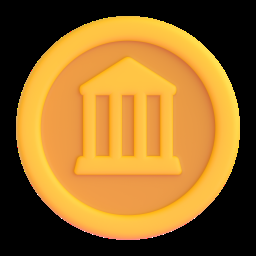
#> input picture assets/coin/coin.png, 256 x 256 px
$ python -i profile_card.py   (imports and definitions only)
#> lines starting #> are read from the running program, lines starting #| are printed output that depends on the picture
"""/프로필 카드 (가로 배너형: 팔각형 아바타 + 사선 포인트). 꾸미기 아이템(배경·테두리·칭호)이 반영된다."""

from __future__ import annotations

import math
from io import BytesIO
from typing import Any

from PIL import Image, ImageDraw

from bot.render.base import fit_text, font

W, H = 800, 300
NAVY = (27, 36, 51)
WHITE = (250, 247, 240)
DIM = (150, 162, 182)

# 배경 테마: (바탕, 줄무늬, 포인트)
THEMES = {
    "theme_default": ((30, 42, 58), (36, 50, 69), (255, 70, 85)),
    "theme_sunset": ((92, 48, 96), (104, 56, 108), (255, 150, 100)),
    "theme_ocean": ((22, 84, 120), (28, 96, 134), (110, 225, 255)),
    "theme_forest": ((28, 84, 62), (34, 96, 72), (150, 235, 150)),
    "theme_gold": ((58, 46, 20), (70, 56, 26), (255, 205, 70)),
}
RAINBOW = [(232, 67, 79), (255, 150, 60), (255, 214, 70), (80, 200, 120), (80, 170, 240), (150, 100, 230)]
FRAME_COLORS = {"frame_silver": ((200, 206, 216), (140, 148, 162)), "frame_gold": ((255, 205, 60), (214, 150, 20)),
                "frame_neon": ((90, 245, 235), (30, 150, 160))}


def _lum(c) -> float:
    return 0.299 * c[0] + 0.587 * c[1] + 0.114 * c[2]


def _ink(accent) -> tuple[int, int, int]:
    """포인트 색 위에 올릴 글자색 (밝은 포인트면 어두운 글자)."""
    return NAVY if _lum(accent) > 150 else (255, 255, 255)


def _mix(a, b, t: float) -> tuple[int, int, int]:
    return tuple(int(a[i] + (b[i] - a[i]) * t) for i in range(3))


# [82 lines left out: functions _octagon, _octagon_mask, _background, _avatar, _hue_color, _rainbow_fill and 1 more, not called in this run]


def render_profile_card(data: dict[str, Any], avatar: Image.Image | None = None) -> bytes:
    """data: name, title(표시용 글자 또는 ''), theme, frame, vp, rank, pred_win, pred_total,
    fav_team, fav_agent"""
    theme = data.get("theme", "theme_default")
    base, _, accent = THEMES.get(theme, THEMES["theme_default"])
    ink = _ink(accent)
    img = _background(theme)
    d = ImageDraw.Draw(img)
    panel = _mix(base, (8, 10, 18), 0.78)
    d.polygon([(690, 0), (W, 0), (W, H), (600, H)], fill=accent)                 # 오른쪽 사선 포인트 면
    d.polygon([(712, 0), (W, 0), (W, H), (622, H)], fill=panel)

    s, ax, ay = 204, 44, 48
    _draw_frame(img, ax, ay, s, data.get("frame", "frame_none"))
    av = _avatar(s, avatar, data["name"], accent)
    img.paste(av, (ax, ay), av)
    d = ImageDraw.Draw(img)

    x = 290
    name, nf = fit_text(d, data["name"], "heavy", 50, 390, 28)
    d.text((x, 78), name, font=nf, fill=WHITE, anchor="lm")
    tx = x
    if data.get("title"):
        f = font("bold", 18)
        tw = d.textlength(data["title"], font=f)
        d.rounded_rectangle([x, 118, x + tw + 28, 150], radius=5, fill=accent)
        d.text((x + 14 + tw / 2, 134), data["title"], font=f, fill=ink, anchor="mm")
        tx = x + tw + 28 + 14
    agent = data.get("fav_agent") or "-"
    d.text((tx, 134), f"최애 요원 · {agent}", font=font("regular", 17), fill=(170, 182, 200), anchor="lm")

    pw = data["pred_total"]
    rate = f"{round(100 * data['pred_win'] / pw)}%" if pw else "-"
    stats = [(f"{data['vp']:,}", "VP", WHITE), (rate, "예측 적중률", WHITE), (data.get("fav_team") or "-", "응원 팀", WHITE)]
    for i, (val, label, col) in enumerate(stats):
        sx = x + i * 110
        v, vf = fit_text(d, val, "heavy", 32, 98, 16)
        d.text((sx, 206), v, font=vf, fill=col, anchor="lm")
        d.line([(sx, 232), (sx + 82, 232)], fill=accent, width=3)
        d.text((sx, 254), label, font=font("regular", 15), fill=DIM, anchor="lm")

    d.text((W - 38, 96), "RANK", font=font("bold", 16), fill=_mix(accent, WHITE, 0.4), anchor="rm")
    d.text((W - 38, 176), f"#{data['rank']}", font=font("heavy", 84), fill=WHITE, anchor="rm")
    d.text((W - 38, 240), "서버 순위", font=font("regular", 16), fill=(170, 182, 200), anchor="rm")
    out = BytesIO()
    img.save(out, format="PNG")
    return out.getvalue()

>>> import cv2
>>> picture = cv2.imread('../../assets/coin/coin.png', cv2.IMREAD_GRAYSCALE)
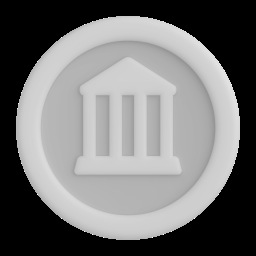
#> picture: shape (256, 256); min 0, max 255, mean 116.1
#> (the run stopped early here; a loop or call above may not have finished)

$ run again, on assets/coin/crown.png
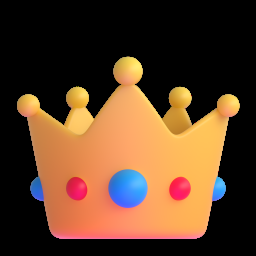
#> input picture assets/coin/crown.png, 256 x 256 px
#> `picture = cv2.imread('../../assets/coin/coin.png', cv2.IMREAD_GRAYSCALE)`:
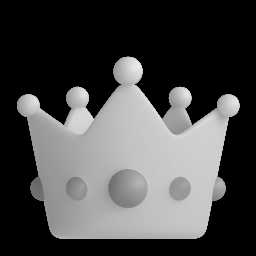
#> picture: shape (256, 256); min 0, max 232, mean 72

$ run again, on assets/coin/star.png
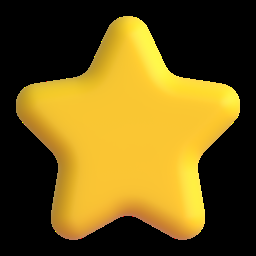
#> input picture assets/coin/star.png, 256 x 256 px
#> `picture = cv2.imread('../../assets/coin/coin.png', cv2.IMREAD_GRAYSCALE)`:
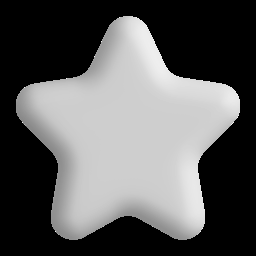
#> picture: shape (256, 256); min 0, max 244, mean 90.8
